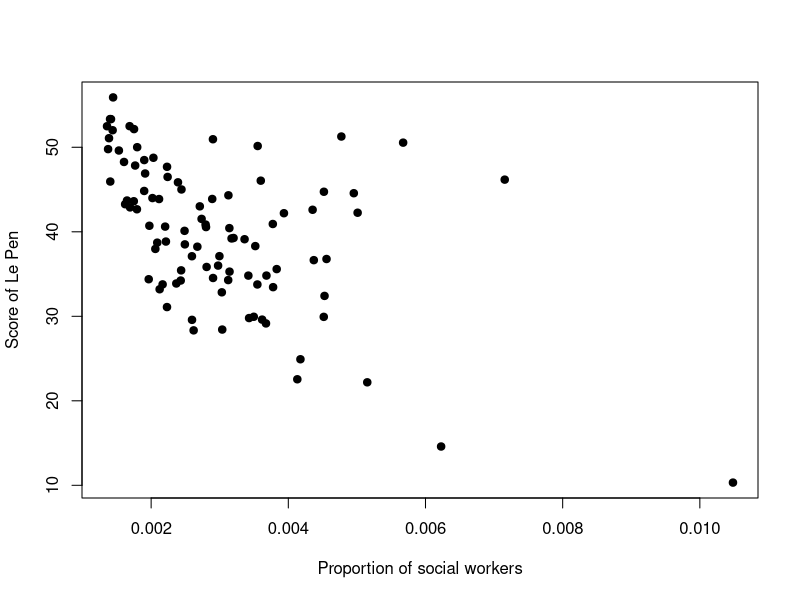
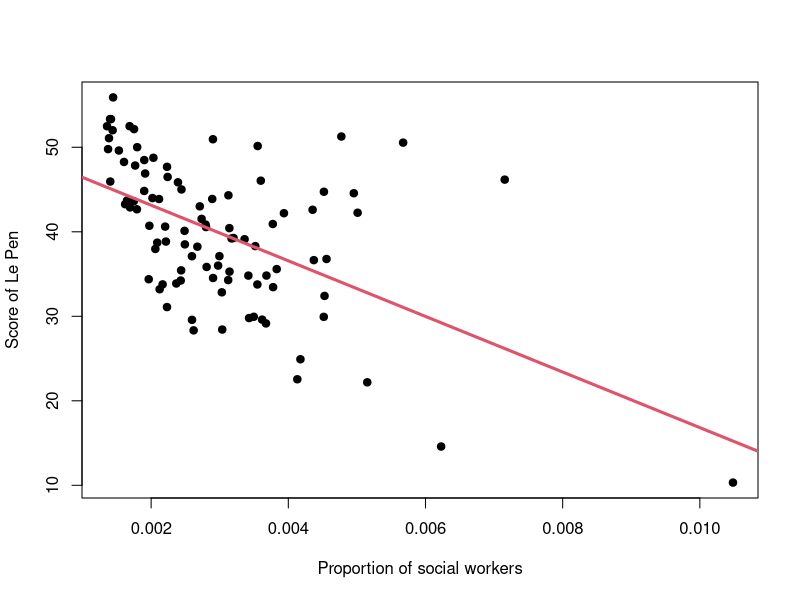
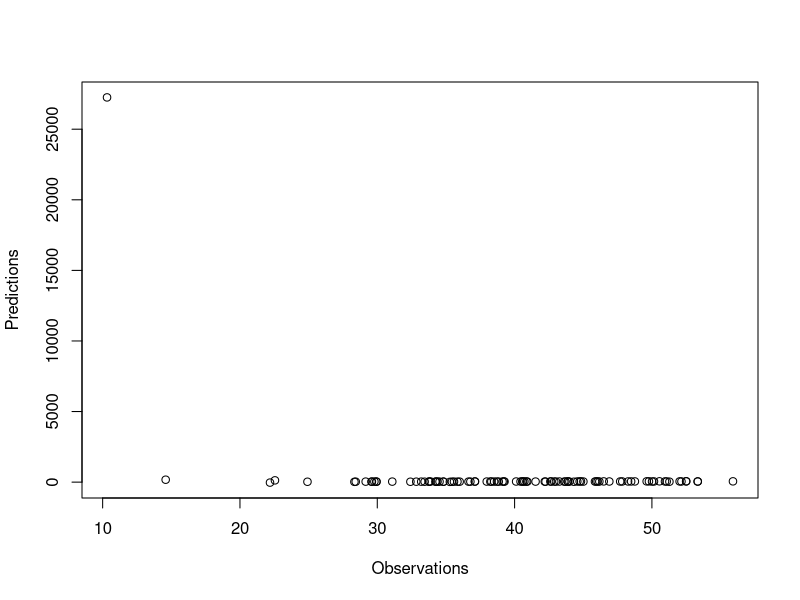
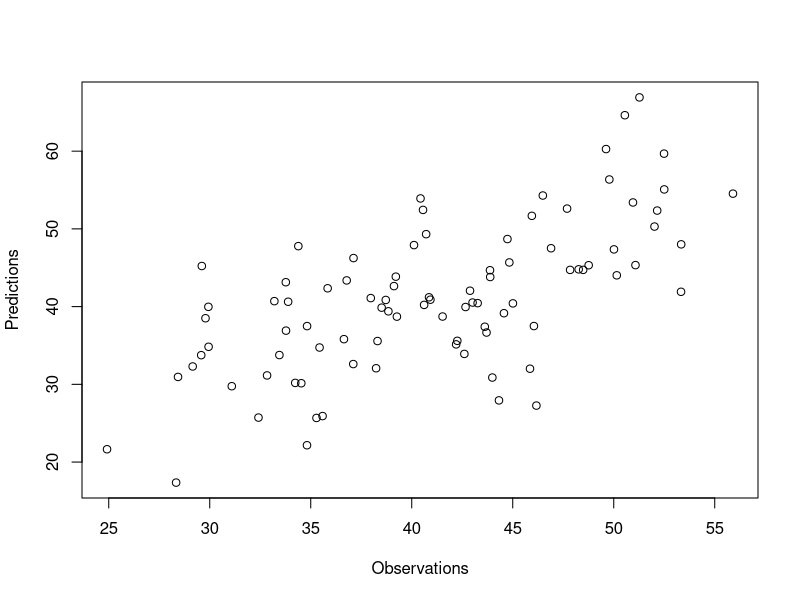

These charts were generated, in order, by the following R code:
## ---- chunk 1
knitr::opts_chunk$set(echo = TRUE)
## ---- chunk 2
require(MASS)
require(tidyverse)
require(ggplot2)
require(ggrepel)
## ---- chunk 3
  data <- read.csv(file="data/presidential2017_dept.csv")[,-1]
  thecor <- cor((data[,]))
  sort(thecor[1,]^2,decreasing=T)[1:10]
## ---- chunk 4
plot(data$Prop.Sant,data[,"Score_LePen"],pch=19,xlab="Proportion of social workers",ylab="Score of Le Pen")
## ---- chunk 5
myfit<-lm(Score_LePen ~ Prop.Sante.action.sociale, data=data)
summary(myfit)
## ---- chunk 6
plot(data[,"Prop.Sante.action.sociale"],data[,"Score_LePen"],pch=19,xlab="Proportion of social workers",ylab="Score of Le Pen")
abline(myfit,lwd=3,col=2)
## ---- chunk 7
#Department
dept <- (read.csv(file="data/presidential2017_dept.csv")[,1])

#Make a new relevant categorical variablde
categ <- as.factor(as.numeric(dept)%%3)

myfit<-lm(Score_LePen ~ Prop.Sante.action.sociale  + categ, data=data)
summary(myfit)
## ---- chunk 8
anova(myfit)
## ---- chunk 9
fitall<-lm(Score_LePen ~ .,data=data)
summary(fitall)

reduced<-stepAIC(fitall)
## ---- chunk 10
summary(reduced)$call
## ---- chunk 11
# load the library
# define training control
train_control <- caret::trainControl(method="LOOCV")
# train the model
model <- caret::train(Score_LePen~., data=data, trControl=train_control, method="lm")
## ---- chunk 12
# summarize results
print(model)
#Plot predictions as a function of observations
plot(model$pred$obs,model$pred$pred,xlab="Observations",ylab="Predictions")
## ---- chunk 13
# suppress some depts
datanew<-data[!dept%in%c("75","91","92","93","94","95"),]
deptnew<-dept[!dept%in%c("75","91","92","93","94","95")]
train_control <- caret::trainControl(method="LOOCV")
# train the model
model <- caret::train(Score_LePen~., data=datanew, trControl=train_control, method="lm")
# summarize results
## ---- chunk 14
# summarize results
print(model)
#Plot predictions as a function of observations
plot(model$pred$obs,model$pred$pred,xlab="Observations",ylab="Predictions")
## ---- chunk 15
data[,1] <- as.factor(data[,1]>=40)
